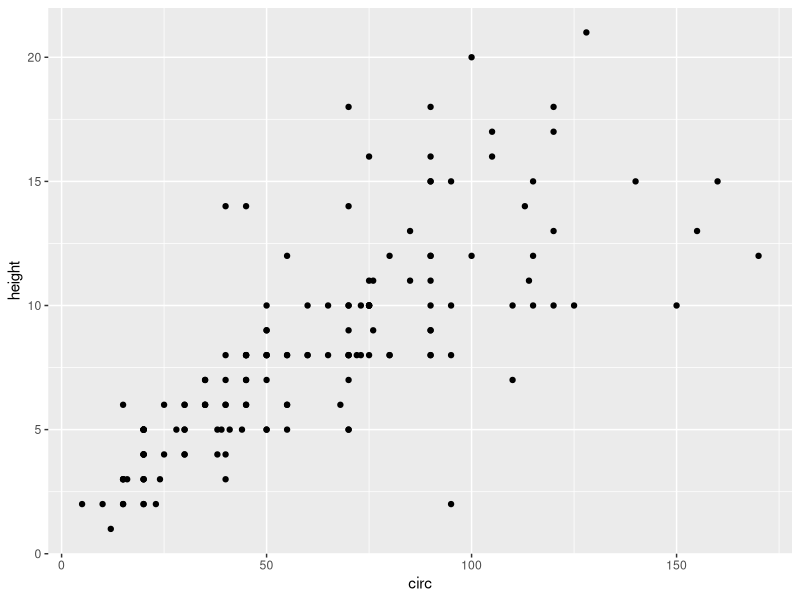
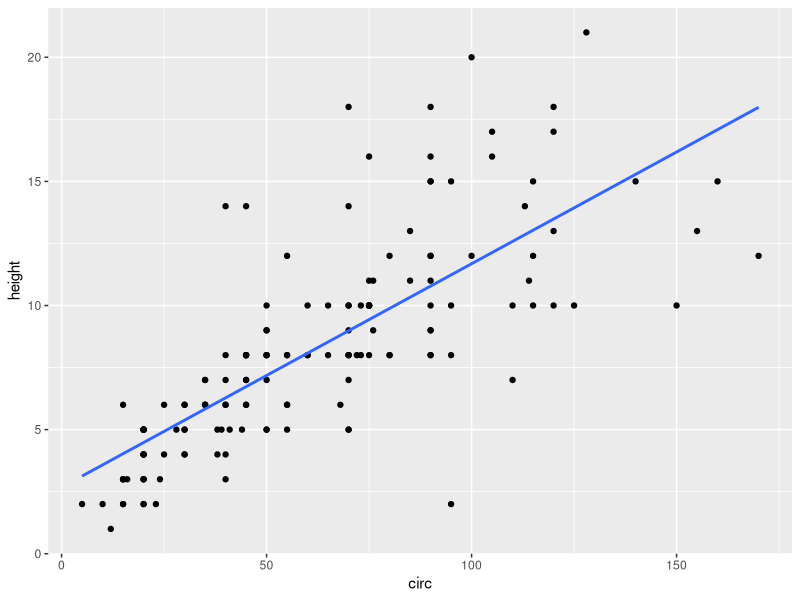
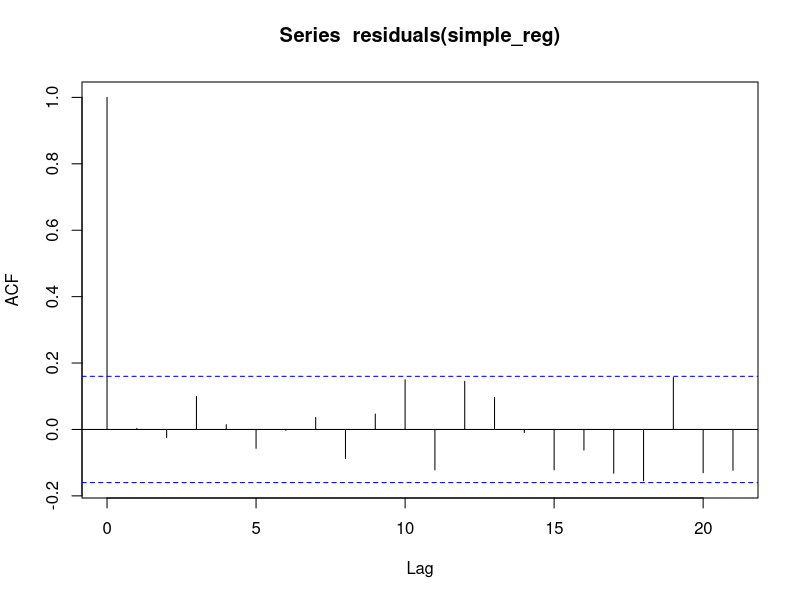
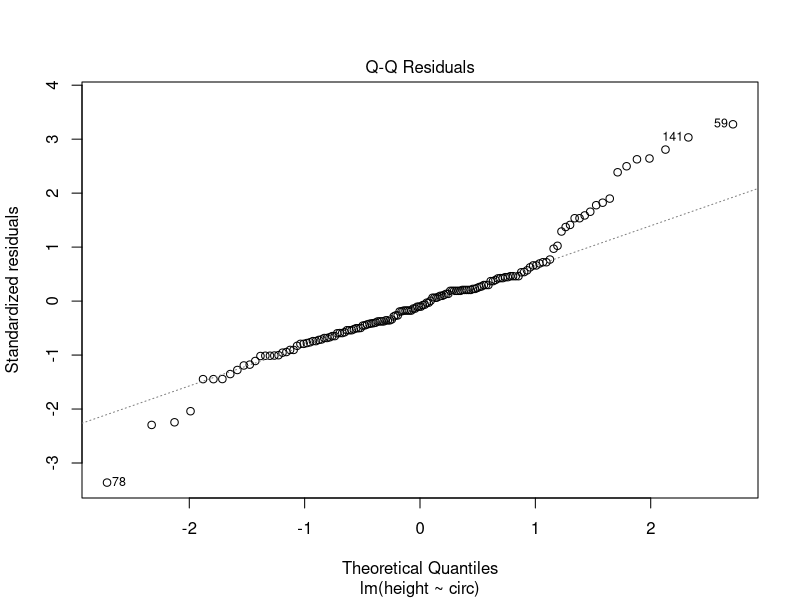
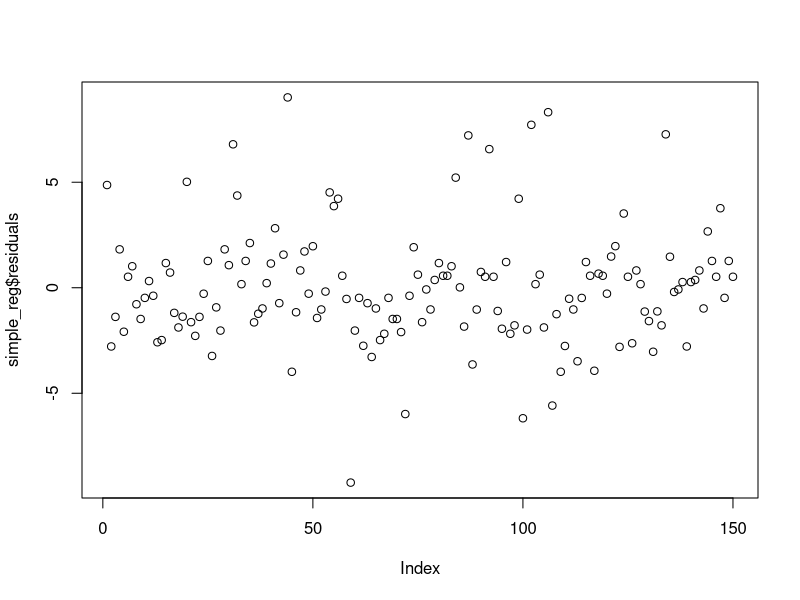
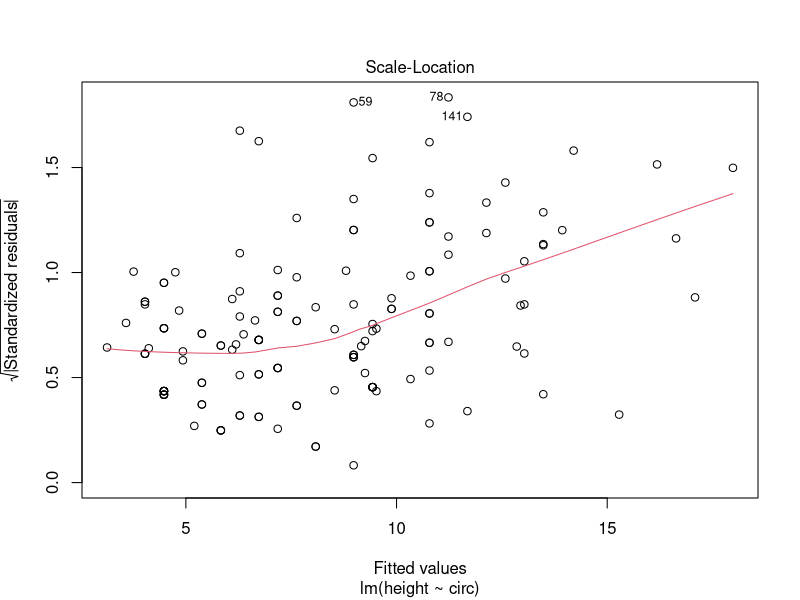
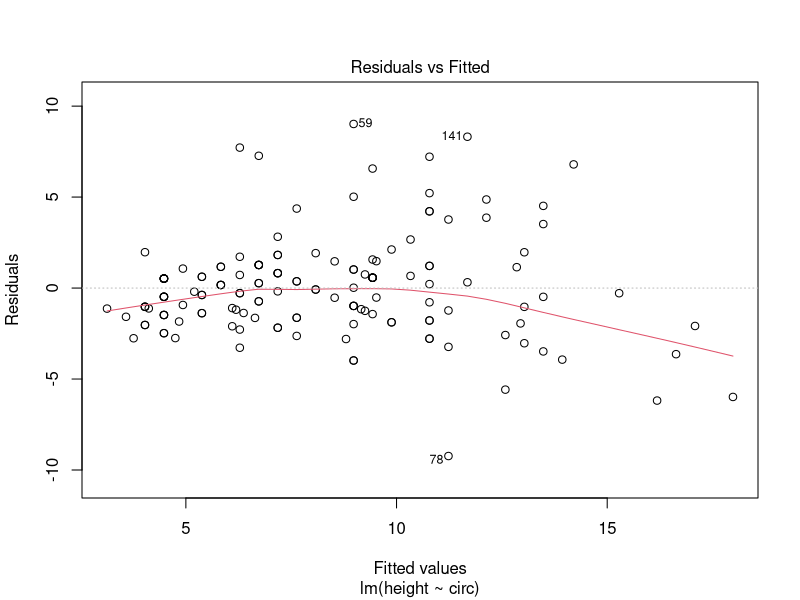
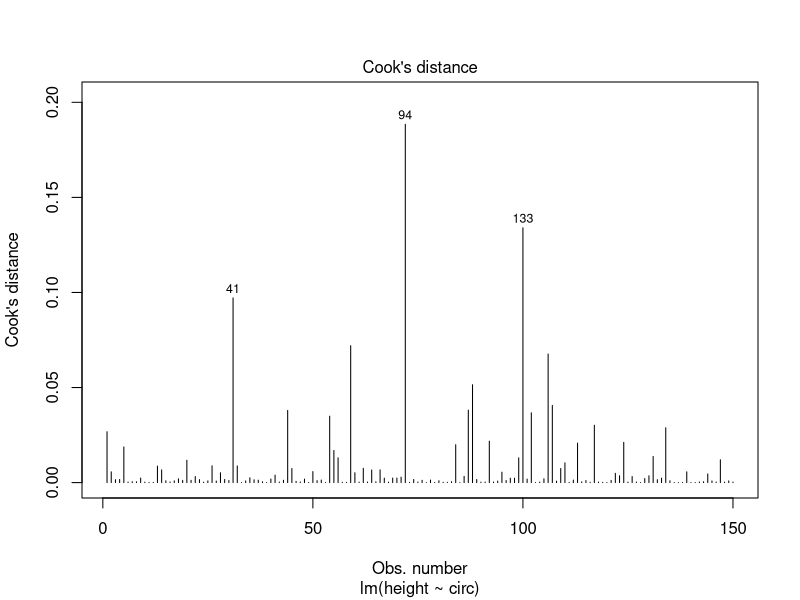

Write R code to recreate these figures, in order.
## ---- chunk 1
library(ggplot2)
library(tidyverse)
## ---- chunk 2
data = read.table(file="data.csv", sep=";", skip=3, header=TRUE)
data = data[data$X10 != 0,]
## ---- chunk 3
circ = data$X70
height = data$X10
ggplot(data, aes(x=circ, y=height)) + geom_point() + xlab("circ") + ylab("height")
## ---- chunk 4
simple_reg = lm(height~circ, data=data)
## ---- chunk 5
print(names(simple_reg))
print(anova(simple_reg))
summary(simple_reg)
## ---- chunk 6
ggplot(data, aes(x=circ, y=height)) + geom_point() + stat_smooth(method="lm", se=FALSE) + xlab("circ") + ylab("height")
## ---- chunk 7
acf(residuals(simple_reg))
## ---- chunk 8
plot(simple_reg, 2)
## ---- chunk 9
plot(simple_reg$residuals)
plot(simple_reg, 3)
plot(simple_reg, 1)
## ---- chunk 10
plot(simple_reg, 4)
## ---- chunk 11
predict(simple_reg, data.frame(circ=10), interval="prediction")
## ---- chunk 12
data$circ_sqrt = sqrt(data$X70)
## ---- chunk 13
multi_reg = lm(height~circ+circ_sqrt, data=data)
summary(multi_reg)
## ---- chunk 14
multi_reg = lm(height~circ_sqrt, data=data)
summary(multi_reg)
## ---- chunk 15
circ_pred = seq(0.175, len=1000)
height_pred = multi_reg$coefficients[1] + multi_reg$coefficients[2] * sqrt(circ_pred)
fct_reg = data.frame(circ_pred=circ_pred, height_pred=height_pred)

ggplot() + geom_point(data=data, aes(x=circ, y=height)) + 
  geom_line(data=fct_reg, aes(x=circ_pred, y=height_pred), col="blue") + 
  stat_smooth(method="lm", se=FALSE) + 
  xlab("circ") + 
  ylab("height")
